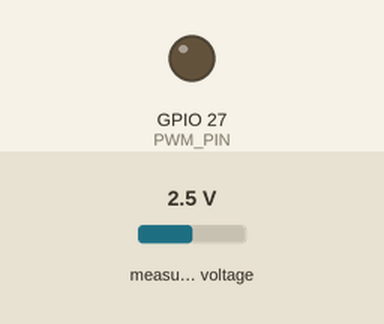
The program below on a simulated ESP32. Parts: output pins drawn as LEDs (lit = HIGH). The inputs (shaded band) are chosen by the test bench; at power-on: measured voltage 2.5 V. No CAN messages arrive unless stated; what the program prints to the serial monitor is not drawn.

Above: at 2.2 s.
2.3 s: measured voltage set to 1.2 V
At 4.7 s:
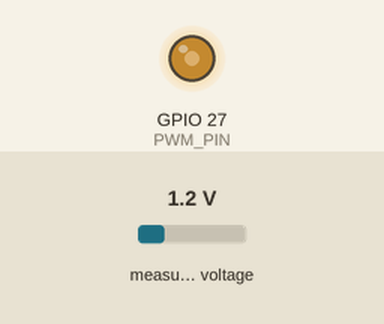
5.0 s: measured voltage set to 0.1 V
At 6.3 s:
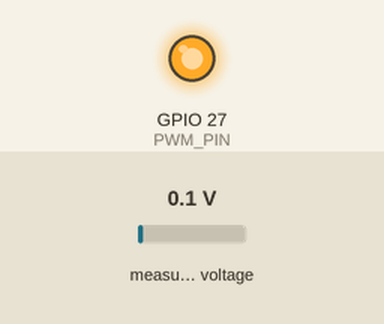
7.0 s: measured voltage set to 2.5 V
At 7.8 s:
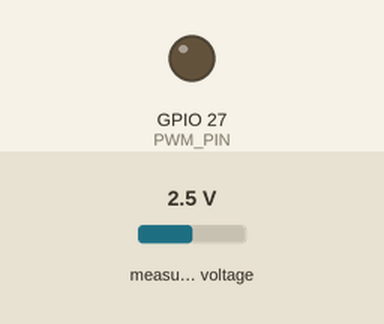
Timing chart, 0 to 10.0 s (numbered marks = the images above; inputs shaded):
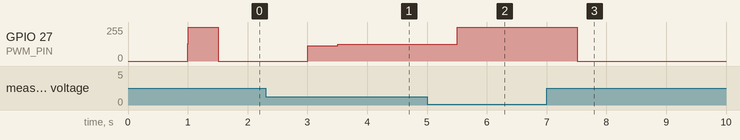

The program:

main.cpp
```cpp
#include <Arduino.h>
#include <Adafruit_ADS1X15.h>
#include "driver/ledc.h"
#include "driver/twai.h"

// Pines para CAN
#define CAN_TX_PIN GPIO_NUM_5
#define CAN_RX_PIN GPIO_NUM_4

// Variables globales compartidas
int16_t v_barra = 0;       // Voltaje de la barra en mV
float Kp = 0.5;            // Ganancia proporcional (recibida por CAN)
float Ki = 0.1;            // Ganancia integral (recibida por CAN)
float integral = 0.0;      // Parte integral del controlador
int duty = 512;            // Duty cycle del PWM
SemaphoreHandle_t dataMutex;

// --- Configuración de PWM ---
const int PWM_PIN = 27;
const ledc_channel_t PWM_CHANNEL = LEDC_CHANNEL_0;
const ledc_timer_t PWM_TIMER = LEDC_TIMER_0;
const ledc_timer_bit_t PWM_RESOLUTION = LEDC_TIMER_10_BIT;
int freq = 20000;

// --- Configuración del ADS1115 ---
Adafruit_ADS1115 ads(0x48); // Dirección I2C del sensor

// Prototipos de funciones
void CAN_TX_Task(void *pvParameters);
void CAN_RX_Task(void *pvParameters);
void PWM_Control_Task(void *pvParameters);
void I2C_Sensor_Task(void *pvParameters);

// --- Configuración de PWM ---
void setupPWM() {
  ledc_timer_config_t timerConfig = {
    .speed_mode = LEDC_HIGH_SPEED_MODE,
    .duty_resolution = PWM_RESOLUTION,
    .timer_num = PWM_TIMER,
    .freq_hz = freq,
    .clk_cfg = LEDC_AUTO_CLK
  };
  ledc_timer_config(&timerConfig);

  ledc_channel_config_t channelConfig = {
    .gpio_num = PWM_PIN,
    .speed_mode = LEDC_HIGH_SPEED_MODE,
    .channel = PWM_CHANNEL,
    .timer_sel = PWM_TIMER,
    .duty = duty,
    .hpoint = 0
  };
  ledc_channel_config(&channelConfig);
}

// Tarea para leer el voltaje del sensor ADS1115
void I2C_Sensor_Task(void *pvParameters) {
  while (true) {
    // Leer el voltaje de la barra desde el sensor ADS1115
    int16_t rawVoltage = ads.readADC_SingleEnded(0); // Leer del canal 0
    int16_t barraVoltage = rawVoltage * 0.1875; // Convertir a mV (0.1875 mV por bit)

    // Proteger acceso a la variable compartida
    if (xSemaphoreTake(dataMutex, portMAX_DELAY)) {
      v_barra = barraVoltage;
      xSemaphoreGive(dataMutex);
    }

    delay(500); // Leer cada 500 ms
  }
}

// Tarea para enviar datos por CAN
void CAN_TX_Task(void *pvParameters) {
  while (true) {
    if (xSemaphoreTake(dataMutex, portMAX_DELAY)) {
      // Preparar mensaje CAN
      twai_message_t message;
      message.identifier = 0x101;
      message.flags = TWAI_MSG_FLAG_NONE;
      message.data_length_code = 4;

      // Enviar el voltaje de la barra y el duty cycle
      message.data[0] = v_barra & 0xFF;
      message.data[1] = v_barra >> 8;
      message.data[2] = duty & 0xFF;
      message.data[3] = duty >> 8;

      twai_transmit(&message, pdMS_TO_TICKS(1000));
      xSemaphoreGive(dataMutex);
    }
    delay(1000); // Enviar cada 1 segundo
  }
}

// Tarea para recibir datos por CAN
void CAN_RX_Task(void *pvParameters) {
  while (true) {
    twai_message_t message;
    if (twai_receive(&message, pdMS_TO_TICKS(100)) == ESP_OK) {
      if (message.data_length_code == 4) { // Recibir Kp y Ki
        if (xSemaphoreTake(dataMutex, portMAX_DELAY)) {
          Kp = ((message.data[0] | (message.data[1] << 8)) / 100.0); // Kp en formato fijo
          Ki = ((message.data[2] | (message.data[3] << 8)) / 100.0); // Ki en formato fijo
          xSemaphoreGive(dataMutex);
        }
        Serial.print("Kp recibido: ");
        Serial.println(Kp);
        Serial.print("Ki recibido: ");
        Serial.println(Ki);
      }
    }
    delay(10);
  }
}

// Tarea para el control PID
void PWM_Control_Task(void *pvParameters) {
  int16_t setpoint = 2000;       // Voltaje objetivo en mV
  float integral_max = 1000.0;  // Límite del integral
  float dt = 0.5;               // Intervalo de muestreo en segundos

  while (true) {
    int16_t barraVoltage;

    // Leer el voltaje de la barra
    if (xSemaphoreTake(dataMutex, portMAX_DELAY)) {
      barraVoltage = v_barra;
      xSemaphoreGive(dataMutex);
    }

    // Calcular el error basado en el voltaje de la barra
    int16_t error = setpoint - barraVoltage;

    // Control PI
    integral += error * dt;
    integral = constrain(integral, -integral_max, integral_max);  // Limitar integral
    int16_t output = Kp * error + Ki * integral;

    // Aplicar al PWM
    duty = constrain(output, 0, 1023);
    ledc_set_duty(LEDC_HIGH_SPEED_MODE, PWM_CHANNEL, duty);
    ledc_update_duty(LEDC_HIGH_SPEED_MODE, PWM_CHANNEL);

    delay(static_cast<int>(dt * 1000));
  }
}

void setup() {
  Serial.begin(115200);
  delay(1000);

  // Inicializar el bus CAN
  twai_general_config_t g_config = TWAI_GENERAL_CONFIG_DEFAULT(CAN_TX_PIN, CAN_RX_PIN, TWAI_MODE_NORMAL);
  twai_timing_config_t t_config = TWAI_TIMING_CONFIG_500KBITS();
  twai_filter_config_t f_config = TWAI_FILTER_CONFIG_ACCEPT_ALL();

  if (twai_driver_install(&g_config, &t_config, &f_config) == ESP_OK && twai_start() == ESP_OK) {
    Serial.println("CAN inicializado correctamente.");
  } else {
    Serial.println("Error al iniciar CAN.");
  }

  // Inicializar el sensor ADS1115
  if (!ads.begin()) {
    Serial.println("Error al inicializar el ADS1115.");
    while (true);
  }
  ads.setGain(GAIN_TWOTHIRDS); // Configurar rango de ±6.144V

  setupPWM();

  // Crear Mutex
  dataMutex = xSemaphoreCreateMutex();

  // Crear tareas
  xTaskCreatePinnedToCore(CAN_TX_Task, "CAN_TX", 4096, NULL, 1, NULL, 0);  // Núcleo 0
  xTaskCreatePinnedToCore(CAN_RX_Task, "CAN_RX", 4096, NULL, 1, NULL, 0);  // Núcleo 0
  xTaskCreatePinnedToCore(I2C_Sensor_Task, "I2C_Sensor", 4096, NULL, 1, NULL, 0);  // Núcleo 0
  xTaskCreatePinnedToCore(PWM_Control_Task, "PWM_Control", 4096, NULL, 1, NULL, 1);  // Núcleo 1
}

void loop() {
  // El loop principal queda vacío, ya que las tareas manejan la lógica
  vTaskDelay(pdMS_TO_TICKS(1000));  // Pequeño delay para evitar saturar el loop
}
```

Measured:
- after the input at 2.3 s, GPIO 27 (PWM_PIN): 0/255 → 116/255 after 0.71 s, → 125/255 0.50 s later
- after the input at 5.0 s, GPIO 27 (PWM_PIN): 125/255 → 255/255 after 0.51 s
- after the input at 7.0 s, GPIO 27 (PWM_PIN): 255/255 → 0/255 after 0.51 s
